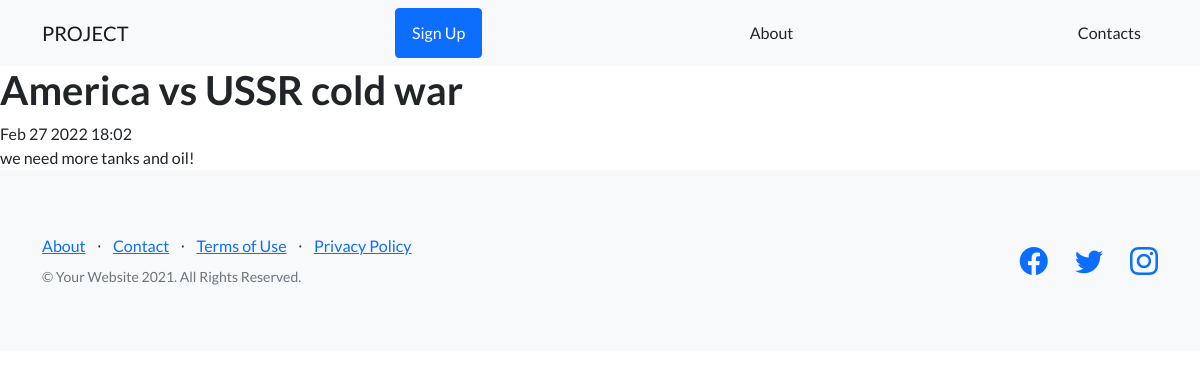
The page /news/2 on the database its author committed.
### news/models.py (models this page shows, shortened)
class Post(models.Model):
    author = models.ForeignKey(Author, on_delete=models.CASCADE)
    NEWS = 'NW'
    ARTICLE = 'AR'
    CATEGORY_CHOISES = (
        (NEWS, 'новость'),
        (ARTICLE, 'статья'),
    )
    categoryType = models.CharField(max_length=2, choices=CATEGORY_CHOISES, default=ARTICLE)
    dateCreation = DateTimeField(auto_now_add=True)
    postCategory = models.ManyToManyField(Category, through='postCategory')
    title = models.CharField(max_length=128)
    text = models.TextField()
    rating = models.SmallIntegerField(default=0)

### news/views.py (the view)
# urls.py: path('<int:pk>', PostDetail.as_view()),
class PostDetail(DetailView):
    model = Post
    template_name = 'post.html'
    context_object_name = 'post'

### news/templatetags/custom_filters.py (called while the page is built)
@register.filter(name='censore')
def censore(value, arg):
    censore_list = ['черт', 'блин', 'капец', 'дерьмо']
    value_edited = value
    value_final = ''
    for word in censore_list:
        value_edited = value_edited.lower()
        value_temp = value_edited.replace(word, arg * len(word))
        value_edited = value_temp
    for i in range(0, len(value)):
        if (value[i] != value_edited[i]) & (value_edited[i].isalpha()):
            temp = value_edited[i].upper()
            value_final += temp
        else:
            value_final += value_edited[i]
    return value_final

### templates/post.html
{% extends 'flatpages/default.html' %}
{% load custom_filters %}
{% load static %}
{% block content %}
<h1>{{ post.title }}</h1>
{{ post.dateCreation|date:'M d Y H:m' }}<br>
{{ post.text|censore:'&' }}
{% endblock content %}

### rows shown on the page
Post: title "America vs USSR cold war", dateCreation "Feb 27 2022 18:02", text|censore "we need more tanks and oil!"
